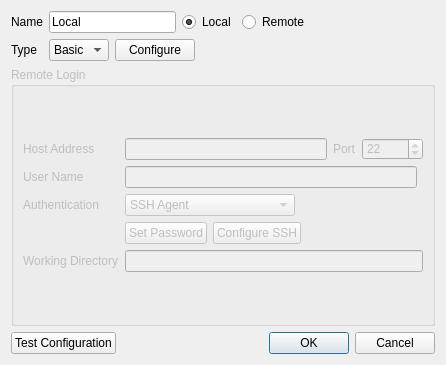
<?xml version="1.0" encoding="UTF-8"?>
<ui version="4.0">
 <class>ServerDialog</class>
 <widget class="QDialog" name="ServerDialog">
  <property name="enabled">
   <bool>true</bool>
  </property>
  <property name="geometry">
   <rect>
    <x>0</x>
    <y>0</y>
    <width>446</width>
    <height>365</height>
   </rect>
  </property>
  <property name="sizePolicy">
   <sizepolicy hsizetype="Preferred" vsizetype="Preferred">
    <horstretch>0</horstretch>
    <verstretch>0</verstretch>
   </sizepolicy>
  </property>
  <property name="windowTitle">
   <string>Edit Server</string>
  </property>
  <property name="styleSheet">
   <string>QToolButton {
   color: #333;
   background-color: QLinearGradient( x1: 0, y1: 0, x2: 0, y2: 1, 
          stop: 0 #fff,
          stop: 0.5 #eee, 
          stop: 1 #999);
   border-width: 2px;
   border-color: #333;
   border-style: solid;
   border-radius: 5;
   padding: 0px;
   font-size: 24px;
   min-width: 24px;
   max-width: 24px;
   min-height: 24px;
   max-height: 24px;
}

QToolButton:disabled {
  background-color: QLinearGradient( x1: 0, y1: 0, x2: 0, y2: 1, 
          stop: 0 #fff,
          stop: 0.5 #eee, 
          stop: 1 #bbb);
   border-color: #aaa;
   color: #aaa;
}

QToolButton:pressed {
   background-color: QLinearGradient( x1: 0, y1: 0, x2: 0, y2: 1, 
          stop: 0 #999,
          stop: 0.5 #eee, 
          stop: 1 #fff);
}


QToolButton:checked {
   border-color: #b00;
   background-color: QLinearGradient( x1: 0, y1: 0, x2: 0, y2: 1, 
          stop: 0 #999,
          stop: 0.5 #eee, 
          stop: 1 #fff);
}

QToolTip {
   border: 2px solid darkkhaki;
   padding: 2px;
   border-radius: 3px;
   opacity: 500;
   font-size: 10px;
}</string>
  </property>
  <layout class="QVBoxLayout" name="verticalLayout_2">
   <item>
    <layout class="QGridLayout" name="gridLayout">
     <item row="0" column="0">
      <widget class="QLabel" name="label">
       <property name="text">
        <string>Name</string>
       </property>
      </widget>
     </item>
     <item row="1" column="0">
      <widget class="QLabel" name="typeLabel">
       <property name="text">
        <string>Type</string>
       </property>
      </widget>
     </item>
     <item row="0" column="1">
      <layout class="QHBoxLayout" name="horizontalLayout_5">
       <item>
        <widget class="QLineEdit" name="name">
         <property name="toolTip">
          <string>Server mnemonic (does not have to match actual server name)</string>
         </property>
         <property name="text">
          <string>Local</string>
         </property>
        </widget>
       </item>
       <item>
        <widget class="QRadioButton" name="localRadioButton">
         <property name="text">
          <string>Local</string>
         </property>
         <property name="checked">
          <bool>true</bool>
         </property>
        </widget>
       </item>
       <item>
        <widget class="QRadioButton" name="remoteRadioButton">
         <property name="text">
          <string>Remote</string>
         </property>
        </widget>
       </item>
       <item>
        <spacer name="horizontalSpacer_5">
         <property name="orientation">
          <enum>Qt::Horizontal</enum>
         </property>
         <property name="sizeHint" stdset="0">
          <size>
           <width>40</width>
           <height>20</height>
          </size>
         </property>
        </spacer>
       </item>
      </layout>
     </item>
     <item row="1" column="1">
      <layout class="QHBoxLayout" name="horizontalLayout">
       <item>
        <widget class="QComboBox" name="typeCombo">
         <property name="toolTip">
          <string>Basic simply runs the qchem command on the server.  

Use PBS or SGE if there is a queue system on the server.  
You will be prompted for additional resource limits when 
submitting a job.</string>
         </property>
         <item>
          <property name="text">
           <string>Basic</string>
          </property>
         </item>
         <item>
          <property name="text">
           <string>PBS</string>
          </property>
         </item>
         <item>
          <property name="text">
           <string>SGE</string>
          </property>
         </item>
        </widget>
       </item>
       <item>
        <widget class="QPushButton" name="configureTypeButton">
         <property name="text">
          <string>Configure</string>
         </property>
        </widget>
       </item>
       <item>
        <spacer name="horizontalSpacer_6">
         <property name="orientation">
          <enum>Qt::Horizontal</enum>
         </property>
         <property name="sizeHint" stdset="0">
          <size>
           <width>40</width>
           <height>20</height>
          </size>
         </property>
        </spacer>
       </item>
      </layout>
     </item>
    </layout>
   </item>
   <item>
    <widget class="QGroupBox" name="remoteLoginGroupBox">
     <property name="enabled">
      <bool>false</bool>
     </property>
     <property name="title">
      <string>Remote Login</string>
     </property>
     <layout class="QVBoxLayout" name="verticalLayout">
      <item>
       <layout class="QGridLayout" name="gridLayout_3">
        <item row="0" column="0">
         <widget class="QLabel" name="label_4">
          <property name="text">
           <string>Host Address</string>
          </property>
         </widget>
        </item>
        <item row="1" column="0">
         <widget class="QLabel" name="userLabel">
          <property name="text">
           <string>User Name</string>
          </property>
         </widget>
        </item>
        <item row="2" column="0">
         <widget class="QLabel" name="authenticationLabel">
          <property name="text">
           <string>Authentication</string>
          </property>
         </widget>
        </item>
        <item row="1" column="1">
         <widget class="QLineEdit" name="userName">
          <property name="toolTip">
           <string>Account name on the server</string>
          </property>
         </widget>
        </item>
        <item row="2" column="1">
         <layout class="QHBoxLayout" name="horizontalLayout_2">
          <item>
           <widget class="QComboBox" name="authentication">
            <property name="currentIndex">
             <number>0</number>
            </property>
            <item>
             <property name="text">
              <string>SSH Agent</string>
             </property>
            </item>
            <item>
             <property name="text">
              <string>SSH Public Key</string>
             </property>
            </item>
            <item>
             <property name="text">
              <string>SSH Host Based</string>
             </property>
            </item>
            <item>
             <property name="text">
              <string>SSH Keyboard Interactive</string>
             </property>
            </item>
            <item>
             <property name="text">
              <string>Password Vault</string>
             </property>
            </item>
            <item>
             <property name="text">
              <string>Password Prompt</string>
             </property>
            </item>
           </widget>
          </item>
          <item>
           <spacer name="horizontalSpacer_3">
            <property name="orientation">
             <enum>Qt::Horizontal</enum>
            </property>
            <property name="sizeHint" stdset="0">
             <size>
              <width>40</width>
              <height>20</height>
             </size>
            </property>
           </spacer>
          </item>
         </layout>
        </item>
        <item row="3" column="1" colspan="2">
         <layout class="QHBoxLayout" name="horizontalLayout_3">
          <item>
           <widget class="QPushButton" name="setPassword">
            <property name="enabled">
             <bool>false</bool>
            </property>
            <property name="text">
             <string>Set Password</string>
            </property>
           </widget>
          </item>
          <item>
           <widget class="QPushButton" name="configureSsh">
            <property name="text">
             <string>Configure SSH</string>
            </property>
           </widget>
          </item>
          <item>
           <spacer name="horizontalSpacer_4">
            <property name="orientation">
             <enum>Qt::Horizontal</enum>
            </property>
            <property name="sizeHint" stdset="0">
             <size>
              <width>40</width>
              <height>20</height>
             </size>
            </property>
           </spacer>
          </item>
         </layout>
        </item>
        <item row="4" column="1" colspan="2">
         <widget class="QLineEdit" name="workingDirectory">
          <property name="toolTip">
           <string>This is the directory on the server where calculations will be run</string>
          </property>
         </widget>
        </item>
        <item row="4" column="0">
         <widget class="QLabel" name="workingDirectoryLabel">
          <property name="text">
           <string>Working Directory</string>
          </property>
         </widget>
        </item>
        <item row="0" column="1" colspan="2">
         <layout class="QHBoxLayout" name="horizontalLayout_6">
          <item>
           <widget class="QLineEdit" name="hostAddress">
            <property name="toolTip">
             <string>Server name or IP address</string>
            </property>
           </widget>
          </item>
          <item>
           <widget class="QLabel" name="label_3">
            <property name="text">
             <string>Port</string>
            </property>
           </widget>
          </item>
          <item>
           <widget class="QSpinBox" name="port">
            <property name="minimum">
             <number>0</number>
            </property>
            <property name="maximum">
             <number>65535</number>
            </property>
            <property name="value">
             <number>22</number>
            </property>
           </widget>
          </item>
         </layout>
        </item>
       </layout>
      </item>
     </layout>
    </widget>
   </item>
   <item>
    <layout class="QHBoxLayout" name="horizontalLayout_4">
     <item>
      <widget class="QPushButton" name="testConfiguration">
       <property name="text">
        <string>Test Configuration</string>
       </property>
      </widget>
     </item>
     <item>
      <spacer name="horizontalSpacer">
       <property name="orientation">
        <enum>Qt::Horizontal</enum>
       </property>
       <property name="sizeHint" stdset="0">
        <size>
         <width>288</width>
         <height>20</height>
        </size>
       </property>
      </spacer>
     </item>
     <item>
      <widget class="QDialogButtonBox" name="buttonBox">
       <property name="orientation">
        <enum>Qt::Horizontal</enum>
       </property>
       <property name="standardButtons">
        <set>QDialogButtonBox::Cancel|QDialogButtonBox::Ok</set>
       </property>
      </widget>
     </item>
    </layout>
   </item>
  </layout>
 </widget>
 <tabstops>
  <tabstop>buttonBox</tabstop>
  <tabstop>name</tabstop>
  <tabstop>localRadioButton</tabstop>
  <tabstop>remoteRadioButton</tabstop>
  <tabstop>typeCombo</tabstop>
  <tabstop>configureTypeButton</tabstop>
  <tabstop>hostAddress</tabstop>
  <tabstop>port</tabstop>
  <tabstop>userName</tabstop>
  <tabstop>authentication</tabstop>
  <tabstop>setPassword</tabstop>
  <tabstop>configureSsh</tabstop>
  <tabstop>workingDirectory</tabstop>
  <tabstop>testConfiguration</tabstop>
 </tabstops>
 <resources>
  <include location="IQmol.qrc"/>
 </resources>
 <connections>
  <connection>
   <sender>buttonBox</sender>
   <signal>rejected()</signal>
   <receiver>ServerDialog</receiver>
   <slot>reject()</slot>
   <hints>
    <hint type="sourcelabel">
     <x>316</x>
     <y>260</y>
    </hint>
    <hint type="destinationlabel">
     <x>286</x>
     <y>274</y>
    </hint>
   </hints>
  </connection>
 </connections>
</ui>
